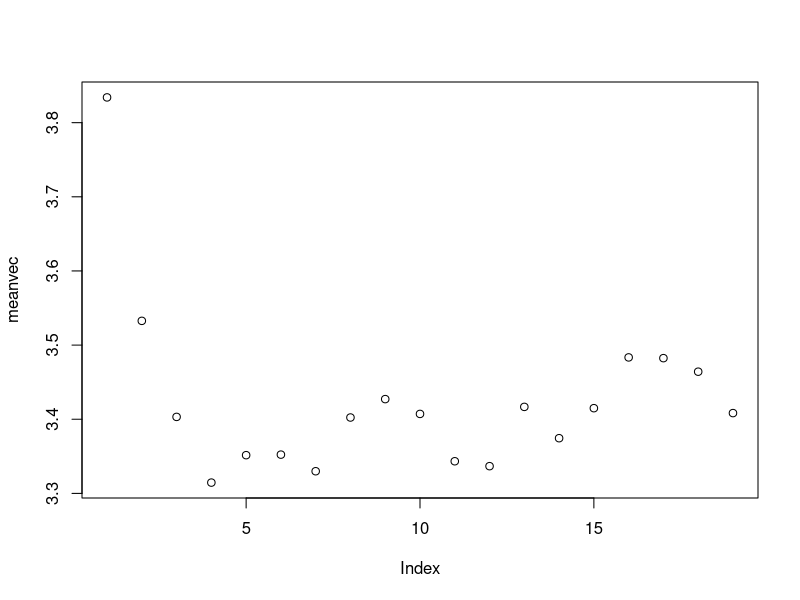
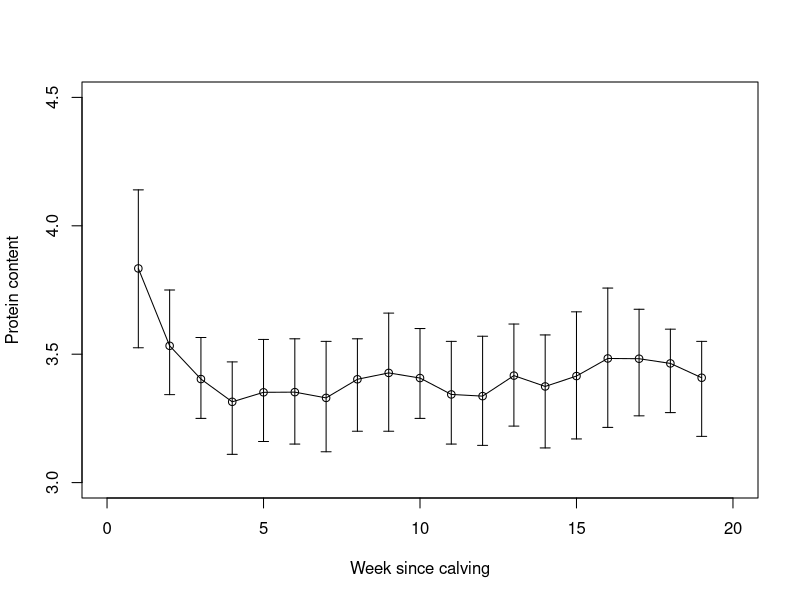
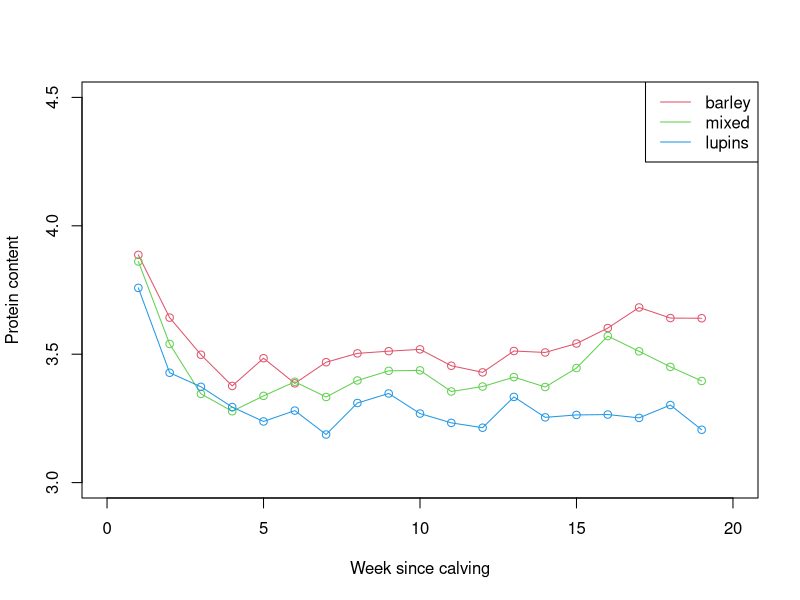
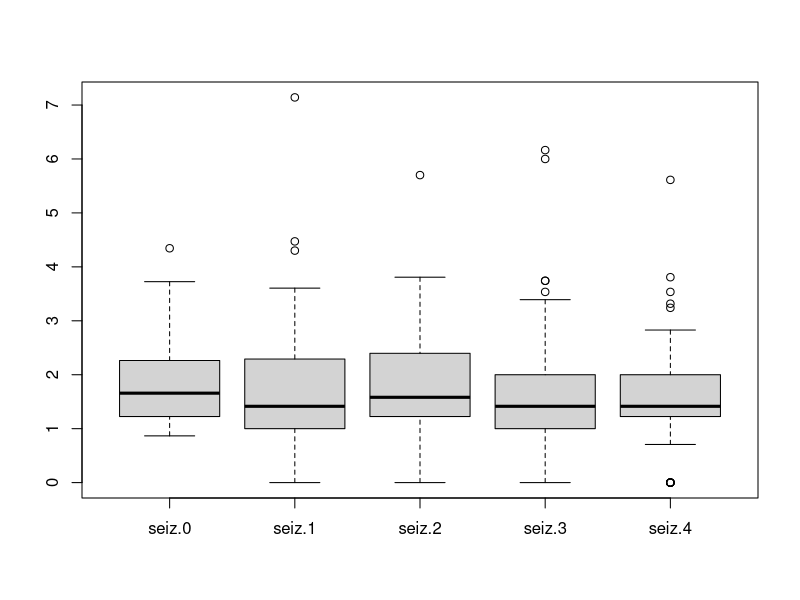
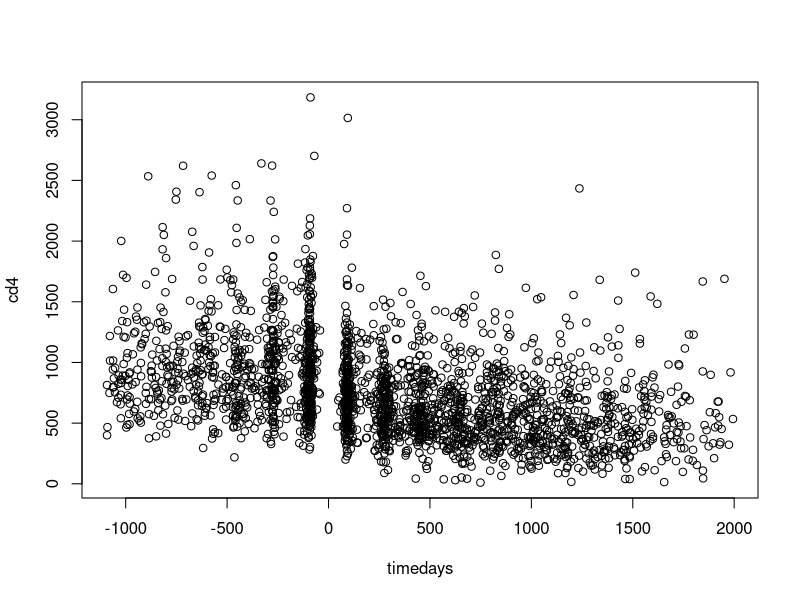
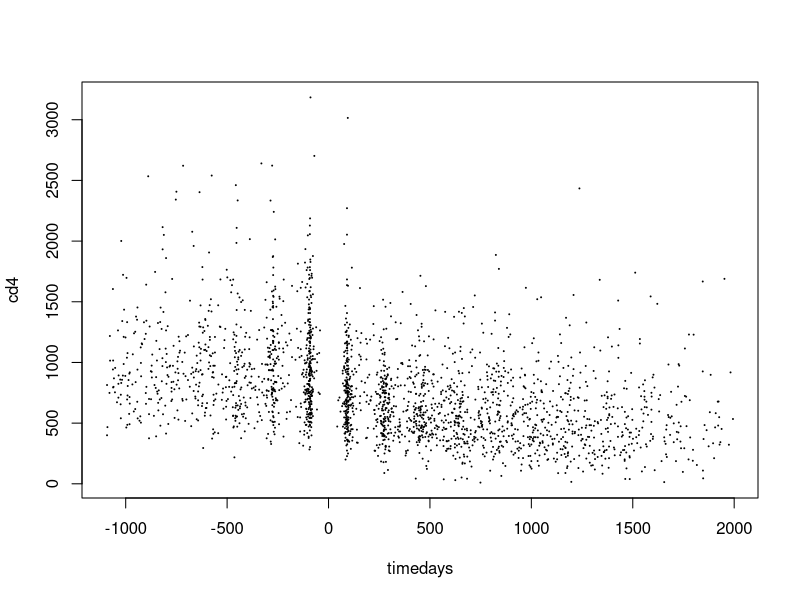
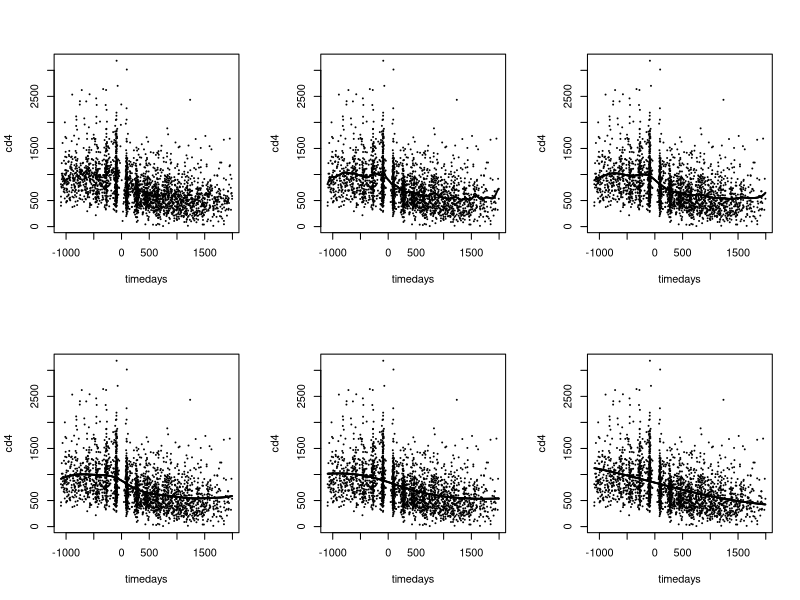
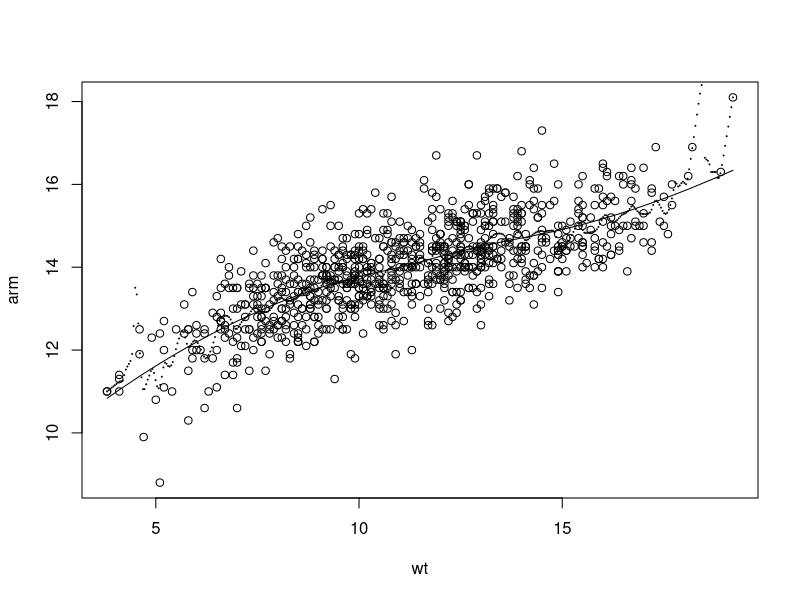

Here is the R script that generated these plots, in order:
#p11
setwd("C:\\Users\\15302\\Desktop\\BST 224")
library(readr)
cows <- read_csv("cows.csv")
cows
mode(cows)
dim(cows)
1337/19
table1 <- table(cows$id)
table1
table2 <- table(table1)
table2

table3 <- matrix(0,dim(table2),3)
table3[,1] <- sort(table2,decreasing = T)
table3[,2] <- table3[,1]/sum(table3[,1])
table3[,3] <- cumsum(table3[,2])
table3
# remember to add columns' names.
# Why different with note? See following useful transformation:

cows<-as.data.frame(as.matrix(cows))# The most difficult part

cowswide <- reshape(cows, idvar="id", v.names="prot", timevar="week", direction="wide", times=c(1:19))
cowswide
dim(cowswide)
head(cowswide)
# Now you can see the patterns.


#13
data1 <- cowswide[,-c(1,2)]
data1
apply(data1,2,mean)# NA remains
apply(na.omit(data1),2,mean)# wrong
apply(data1,2,mean,na.rm=TRUE)# doesn't work
data1p <- apply(data1,2,as.numeric)
meanvec <- apply(data1p,2,mean,na.rm=TRUE)
plot(meanvec)
plot(meanvec,ylim=c(3,4.5),xlim=c(0,20),type="o", xlab = "Week since calving", ylab = "Protein content")
#How to handle NA's
#apply(data1p,2,summary,na.rm=TRUE)
#upper <- unlist(apply(data1p,2,summary))[seq(2,110,6)]
#lower <- unlist(apply(data1p,2,summary))[seq(5,113,6)]
#arrows(1:19, lower, 1:19, upper, length=0.05, angle=90, code=3)

upper <- rep(0,19)
lower <- rep(0,19)
for(i in 1:19){
  upper[i]<-summary(data1p[,i],na.omit=T)[5]
  lower[i]<-summary(data1p[,i],na.omit=T)[2]
}
arrows(1:19, lower, 1:19, upper, length=0.05, angle=90, code=3)


#14
cowswide1 <- cowswide[cowswide$diet=="barley",]
cowswide2 <- cowswide[cowswide$diet=="mixed",]
cowswide3 <- cowswide[cowswide$diet=="lupins",]

data1 <- cowswide1[,-c(1,2)]
data1
apply(data1,2,mean)# NA remains
apply(na.omit(data1),2,mean)# wrong
apply(data1,2,mean,na.rm=TRUE)# doesn't work
data1p <- apply(data1,2,as.numeric)
meanvec <- apply(data1p,2,mean,na.rm=TRUE)
plot(meanvec,ylim=c(3,4.5),xlim=c(0,20),type="o", xlab = "Week since calving", ylab = "Protein content",col=2)

data1 <- cowswide2[,-c(1,2)]
data1
apply(data1,2,mean)# NA remains
apply(na.omit(data1),2,mean)# wrong
apply(data1,2,mean,na.rm=TRUE)# doesn't work
data1p <- apply(data1,2,as.numeric)
meanvec <- apply(data1p,2,mean,na.rm=TRUE)
points(meanvec,ylim=c(3,4.5),xlim=c(0,20),type="o", xlab = "Week since calving", ylab = "Protein content",col=3)

data1 <- cowswide3[,-c(1,2)]
data1
apply(data1,2,mean)# NA remains
apply(na.omit(data1),2,mean)# wrong
apply(data1,2,mean,na.rm=TRUE)# doesn't work
data1p <- apply(data1,2,as.numeric)
meanvec <- apply(data1p,2,mean,na.rm=TRUE)
points(meanvec, ylim = c(3,4.5), xlim = c(0,20),type = "o", xlab = "Week since calving", ylab = "Protein content",col=4)

legend("topright", legend = c("barley","mixed","lupins"), col = c(2,3,4), lty = c(1,1,1))


#15
seizure <- read_csv("seizure.csv")
seizure

seizure<-as.data.frame(as.matrix(seizure))# The most difficult part

seizurewide <- reshape(seizure, idvar="id", v.names="seiz", timevar="time", direction="wide", times=c(0:4))
seizurewide
data2 <- seizurewide[5:9]
data2
seizure$length
matrix(seizure$length,5,59)
data2[,1] <- sqrt(data2[,1]/8)
data2[,2:5] <- sqrt(data2[,2:5]/2)
data2
boxplot(data2)


#17
cd4 <- read_csv("cd4.csv")
cd4
plot(cd4[,3:4])
plot(cd4[,3:4], cex = 0.01)

library("KernSmooth")
par(mfrow=c(2,3))
plot(cd4[,3:4], cex = 0.01)
z <- locpoly(as.matrix(cd4[,3]),as.matrix(cd4[,4]),bandwidth = 10)
points(z$x,z$y, cex = 0.1)
plot(cd4[,3:4], cex = 0.01)
z <- locpoly(as.matrix(cd4[,3]),as.matrix(cd4[,4]),bandwidth = 50)
points(z$x,z$y, cex = 0.1)
plot(cd4[,3:4], cex = 0.01)
z <- locpoly(as.matrix(cd4[,3]),as.matrix(cd4[,4]),bandwidth = 100)
points(z$x,z$y, cex = 0.1)
plot(cd4[,3:4], cex = 0.01)
z <- locpoly(as.matrix(cd4[,3]),as.matrix(cd4[,4]),bandwidth = 200)
points(z$x,z$y, cex = 0.1)
plot(cd4[,3:4], cex = 0.01)
z <- locpoly(as.matrix(cd4[,3]),as.matrix(cd4[,4]),bandwidth = 500)
points(z$x,z$y, cex = 0.1)
plot(cd4[,3:4], cex = 0.01)
z <- locpoly(as.matrix(cd4[,3]),as.matrix(cd4[,4]),bandwidth = 1000)
points(z$x,z$y, cex = 0.1)
par(mfrow=c(1,1))


#21
nepal <- read_csv("nepal.csv")
nepal
data3 <- nepal[,c(4,6)]
data3 <- na.omit(data3)
data3
data3 <- as.matrix(data3)
plot(data3)
trnd <- loess(data3[,2]~data3[,1])
trnd$fitted
#points(data3[,1],trnd$fitted,type = "l") # Why does this not work?
data3[order(data3[,1]),1]
points(data3[order(data3[,1]),1],trnd$fitted[order(data3[,1])],type = "l")
z <- locpoly(as.matrix(data3[,1]),as.matrix(data3[,2]),bandwidth = 0.1)
points(z$x,z$y,cex = 0.1)

#choose good span
par(mfrow=c(2,3))
plot(data3)
trnd <- loess(data3[,2]~data3[,1],span=0.01)
points(data3[order(data3[,1]),1],trnd$fitted[order(data3[,1])],type = "l", lwd = 3, col = 2)
plot(data3)
trnd <- loess(data3[,2]~data3[,1],span=0.05)
points(data3[order(data3[,1]),1],trnd$fitted[order(data3[,1])],type = "l", lwd = 3, col = 2)
plot(data3)
trnd <- loess(data3[,2]~data3[,1],span=0.1)
points(data3[order(data3[,1]),1],trnd$fitted[order(data3[,1])],type = "l", lwd = 3, col = 2)
plot(data3)
trnd <- loess(data3[,2]~data3[,1],span=0.2)
points(data3[order(data3[,1]),1],trnd$fitted[order(data3[,1])],type = "l", lwd = 3, col = 2)
plot(data3)
trnd <- loess(data3[,2]~data3[,1],span=0.5)
points(data3[order(data3[,1]),1],trnd$fitted[order(data3[,1])],type = "l", lwd = 3, col = 2)
plot(data3)
trnd <- loess(data3[,2]~data3[,1],span=1)
points(data3[order(data3[,1]),1],trnd$fitted[order(data3[,1])],type = "l", lwd = 3, col = 2)
par(mfrow=c(1,1))


#22 & #24
#The same with before
#Loess or Kernel


#34
nepal
data4 <- nepal[nepal$sex==2,c(1,2,4)]
data4 <- na.omit(data4)
data4

data4<-as.data.frame(as.matrix(data4))
head(data4)

plot(data4[1:4,2:3],type="l", xlim = c(0,80), ylim = c(0,20), col = data4[1,1])
dim(data4)
head(data4,n=10)
lw <- 10
for(i in 10:422){
  if(data4[i,1]!=data4[i-1,1]){
    up <- i-1
    points(data4[lw:up,2:3],type="l", col = data4[lw,1])
    lw <-i
    }
}
tail(data4)
points(data4[420:422,2:3],type="l", col = data4[420,1])


#36

#Let's recall #17
plot(cd4[,3:4], cex = 0.01)
z <- locpoly(as.matrix(cd4[,3]),as.matrix(cd4[,4]),bandwidth = 500)
points(z$x,z$y, cex = 0.1)
data5 <- cd4[,c(1,3,4)]
data5

data5<-as.data.frame(as.matrix(data5))

points(data5[1:3,2:3],type="l", col = data5[1,1])
dim(data5)
head(data5,n=10)
lw <- 10
for(i in 10:2376){# may just choose a small subset to make figure clear
  if(data5[i,1]!=data5[i-1,1]){
    up <- i-1
    points(data5[lw:up,2:3],type="l", col = data5[lw,1])
    lw <-i
  }
}
tail(data5,n=10)
points(data5[2371:2376,2:3],type="l", col = data4[2371,1])
# I ploted everything here, you may just choose a subset as memntioned in notes.
